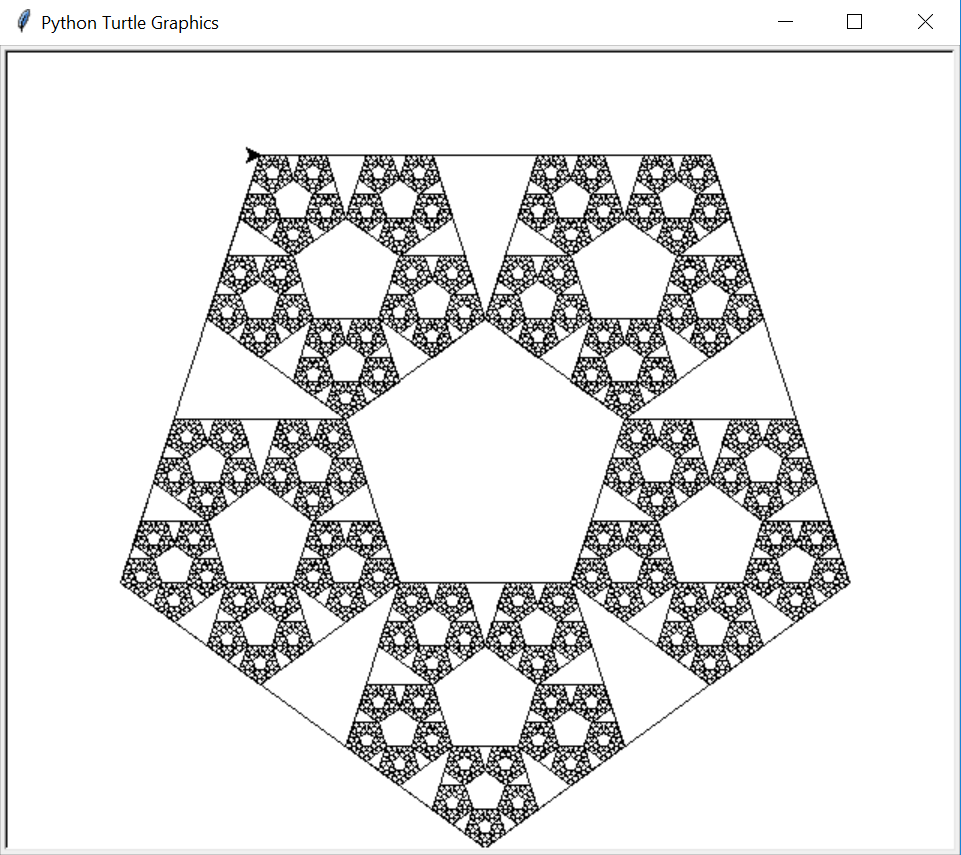

The Python source for this figure:
#!/usr/bin/env python3
# -*- coding:utf-8 -*-
###
# File: pentagon_fractal.py
# Project: Sonstige_Uebungen
# Created Date: Thursday 28.02.2019, 20:29
# Author: Apop85
# -----
# Last Modified: Thursday 28.02.2019, 20:44
# -----
# Copyright (c) 2019 Apop85
# This software is published under the MIT license.
# Check http://www.opensource.org/licenses/MIT for further informations
# -----
# Description: Try to draw a pentagon_fractal with turtle
###
import turtle

def pent_fractal(x=25):
    if x < 2:
        return
    for i in range(5):
        turtle.fd(x)
        turtle.right(72)
        pent_fractal(x/2.62)

def move_2_start():
    turtle.up()
    turtle.setx(-150)
    turtle.sety(200)
    turtle.down()

try:
    turtle.speed(0)
    turtle.clear()
    move_2_start()
    pent_fractal(300)
    input()
except:
    print("Script aborted")
